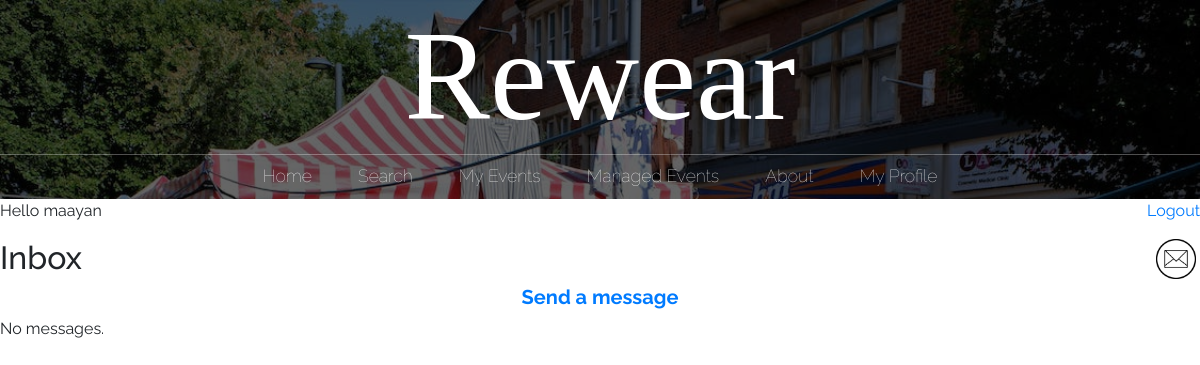
The page /inbox/ (signed in) on the database as committed earlier.
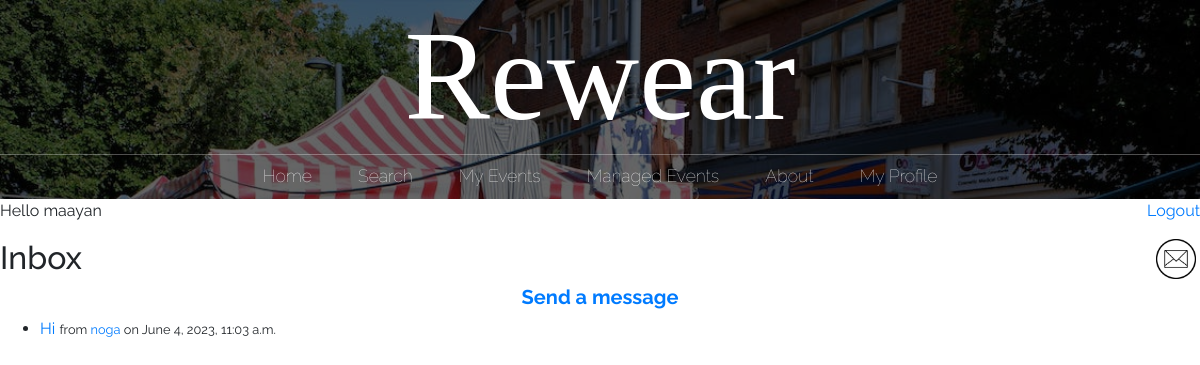
The same page on the database as committed later.
### main/models.py (models this page shows)
class Message(models.Model):
    sender = models.ForeignKey(User, on_delete=models.CASCADE, related_name='sent_messages')
    recipient = models.ForeignKey(User, on_delete=models.CASCADE, related_name='received_messages')
    subject = models.CharField(max_length=255)
    body = models.TextField()
    from django.utils import timezone
    created_at = models.DateTimeField(default=timezone.now)
    is_read = models.BooleanField(default=False)

### main/views.py (the view)
# urls.py: path("inbox/", views.inbox, name="inbox"),
@login_required
def inbox(request):
    messages = Message.objects.filter(recipient=request.user)
    new_mail = new_messages(request.user.username)
    return render(request, 'main/inbox.html', {'messages': messages, 'new_mail': new_mail})

### main/views.py (called while the page is built)
def new_messages(username):
    try:
        messages = Message.objects.filter(recipient=User.objects.filter(username=username)[0])
        for m in messages:
            if not m.is_read:
                return True
        return False
    except:
        return False

### main/templates/main/inbox.html
{% extends 'main/base.html' %}
{% block content %}
  <h2>Inbox</h2>
  <center>
    <a href="/send_message/"><h5><b>Send a message</b></h5></a>
  </center>
  {% if messages %}
    <ul>
      {% for message in messages reversed %}
        <li{% if not message.is_read %} style="font-weight: bold;"{% endif %}>
          <a href="/message_detail/{{message.id}}">
            {% if not message.is_read %}
              <big><b>{{ message.subject }}</b></big>
            {% else %}
              {{ message.subject }}
            {% endif %}
          </a>
          {% if not message.is_read %}
            from <a href="/profile/{{ message.sender.username }}">{{ message.sender.username }}</a> on {{ message.created_at }}
          {% else %}
            <small>from <a href="/profile/{{ message.sender.username }}">{{ message.sender.username }}</a> on {{ message.created_at }}</small>
          {% endif %}
        </li>
      {% endfor %}
    </ul>
  {% else %}
    <p>No messages.</p>
  {% endif %}
{% endblock %}

Rows that differ between the two databases and show on the page:
added Message: subject "Hi", sender.username "noga", created_at "June 4, 2023, 11:03 a.m."
Other text that changed with them:
text no longer shown: "No messages."
